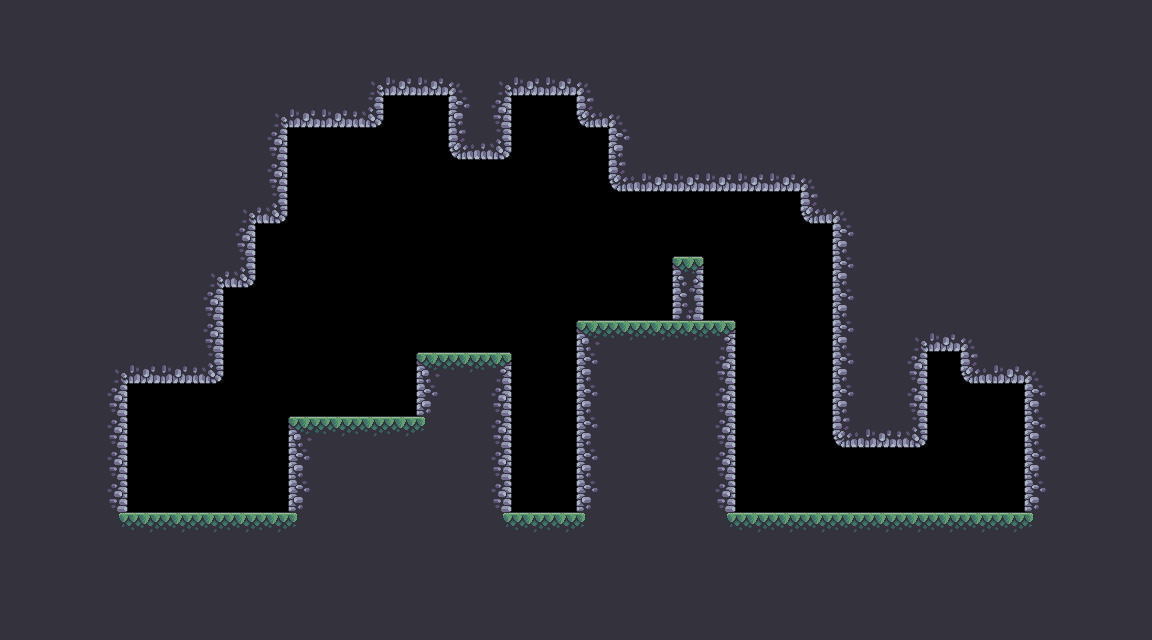

Tiled map render using the project's own tile images. Description and the whole map definition, tile-layer contents included, below:
An orthogonal 36x20 tile map with 32x32 px tiles, 1 tile layer (Tile Layer 1) and 6 objects (6x EntitySpawn).

<map version="1.10" tiledversion="1.10.2" orientation="orthogonal" renderorder="right-down" width="36" height="20" tilewidth="32" tileheight="32" infinite="0" nextlayerid="3" nextobjectid="11">
 <editorsettings>
  <export target="level1..tmx" format="tmx" />
 </editorsettings>
 <tileset firstgid="1" source="TreasureHunters.tsx" />
 <layer id="1" name="Tile Layer 1" width="36" height="20">
  <data encoding="csv">
19,19,19,19,19,19,19,19,19,19,19,19,19,19,19,19,19,19,19,19,19,19,19,19,19,19,19,19,19,19,19,19,19,19,19,19,
19,19,19,19,19,19,19,19,19,19,19,19,19,19,19,19,19,19,19,19,19,19,19,19,19,19,19,19,19,19,19,19,19,19,19,19,
19,19,19,19,19,19,19,19,19,19,19,7,36,36,8,7,36,36,8,19,19,19,19,19,19,19,19,19,19,19,19,19,19,19,19,19,
19,19,19,19,19,19,19,19,7,36,36,37,0,0,18,20,0,0,35,8,19,19,19,19,19,19,19,19,19,19,19,19,19,19,19,19,
19,19,19,19,19,19,19,19,20,0,0,0,0,0,35,37,0,0,0,18,19,19,19,19,19,19,19,19,19,19,19,19,19,19,19,19,
19,19,19,19,19,19,19,19,20,0,0,0,0,0,0,0,0,0,0,35,36,36,36,36,36,8,19,19,19,19,19,19,19,19,19,19,
19,19,19,19,19,19,19,7,37,0,0,0,0,0,0,0,0,0,0,0,0,0,0,0,0,35,8,19,19,19,19,19,19,19,19,19,
19,19,19,19,19,19,19,20,0,0,0,0,0,0,0,0,0,0,0,0,0,0,0,0,0,0,18,19,19,19,19,19,19,19,19,19,
19,19,19,19,19,19,7,37,0,0,0,0,0,0,0,0,0,0,0,0,0,5,0,0,0,0,18,19,19,19,19,19,19,19,19,19,
19,19,19,19,19,19,20,0,0,0,0,0,0,0,0,0,0,0,0,0,0,22,0,0,0,0,18,19,19,19,19,19,19,19,19,19,
19,19,19,19,19,19,20,0,0,0,0,0,0,0,0,0,0,0,1,2,2,2,3,0,0,0,18,19,7,36,8,19,19,19,19,19,
19,19,19,7,36,36,37,0,0,0,0,0,0,1,2,3,0,0,18,19,19,19,20,0,0,0,18,19,20,0,35,36,8,19,19,19,
19,19,19,20,0,0,0,0,0,0,0,0,0,18,19,20,0,0,18,19,19,19,20,0,0,0,18,19,20,0,0,0,18,19,19,19,
19,19,19,20,0,0,0,0,0,1,2,2,2,25,19,20,0,0,18,19,19,19,20,0,0,0,35,36,37,0,0,0,18,19,19,19,
19,19,19,20,0,0,0,0,0,18,19,19,19,19,19,20,0,0,18,19,19,19,20,0,0,0,0,0,0,0,0,0,18,19,19,19,
19,19,19,20,0,0,0,0,0,18,19,19,19,19,19,20,0,0,18,19,19,19,20,0,0,0,0,0,0,0,0,0,18,19,19,19,
19,19,19,24,2,2,2,2,2,25,19,19,19,19,19,24,2,2,25,19,19,19,24,2,2,2,2,2,2,2,2,2,25,19,19,19,
19,19,19,19,19,19,19,19,19,19,19,19,19,19,19,19,19,19,19,19,19,19,19,19,19,19,19,19,19,19,19,19,19,19,19,19,
19,19,19,19,19,19,19,19,19,19,19,19,19,19,19,19,19,19,19,19,19,19,19,19,19,19,19,19,19,19,19,19,19,19,19,19,
19,19,19,19,19,19,19,19,19,19,19,19,19,19,19,19,19,19,19,19,19,19,19,19,19,19,19,19,19,19,19,19,19,19,19,19
</data>
 </layer>
 <objectgroup id="2" name="Entities">
  <object id="5" name="PlayerStart" type="EntitySpawn" x="462" y="348.5">
   <point />
  </object>
  <object id="6" name="Box" type="EntitySpawn" x="334" y="304" />
  <object id="10" name="Box" type="EntitySpawn" x="335" y="401" />
  <object id="7" name="Spikes" type="EntitySpawn" x="520" y="496" />
  <object id="8" name="Exit" type="EntitySpawn" x="1000" y="496" />
  <object id="9" name="Spikes" type="EntitySpawn" x="552" y="496" />
 </objectgroup>
</map>
